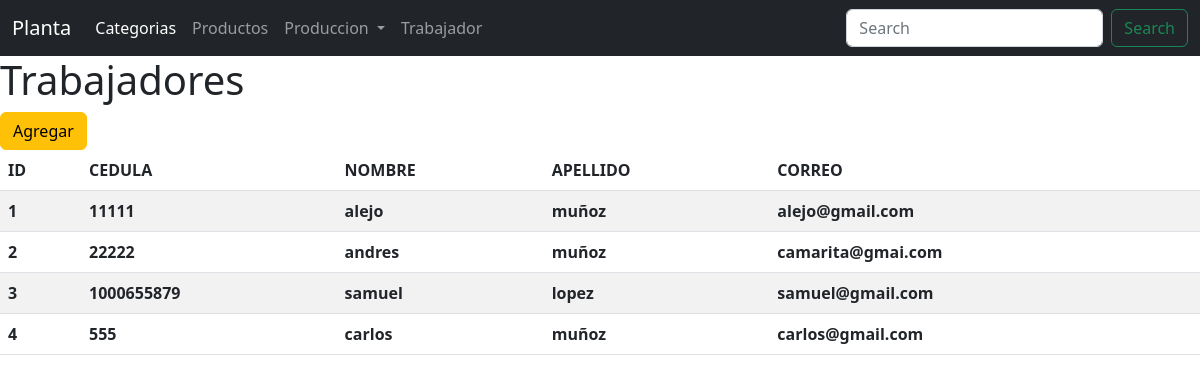
The page /planta/trabajadores/ on the database as committed earlier.
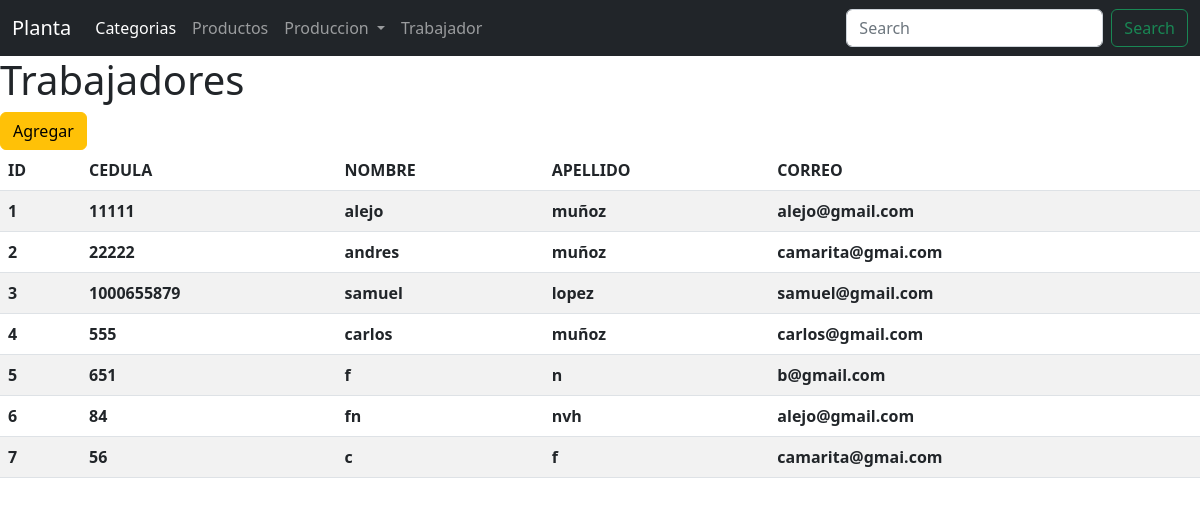
The same page on the database as committed later.
### planta/models.py (models this page shows, shortened)
class Trabajador(models.Model):
    cedula = models.IntegerField()
    nombre = models.CharField(max_length= 100)
    apellido = models.CharField(max_length= 100)
    correo = models.EmailField(max_length= 250, null=True, blank=True)
    def __str__(self):
        return f" {self.nombre} {self.apellido}"

### planta/views.py (the view)
def listarTrabajador(request):
    q = Trabajador.objects.all()
    contexto = {'datos': q}
    return render(request, 'planta/trabajador/listar_trabajador.html', contexto)

### planta/templates/planta/trabajador/listar_trabajador.html (shortened to what this page needs)
{% load static %}
<!DOCTYPE html>
<html lang="es">
<head>
    <link href="{% static 'planta/css/bootstrap.min.css' %}" rel="stylesheet">
</head>
<body>
    <nav class="navbar navbar-expand-sm navbar-dark bg-dark">
        <div class="container-fluid">
          <a class="navbar-brand" href="{% url 'planta:index' %}">Planta</a>
          <div class="collapse navbar-collapse" id="navbarSupportedContent">
            <ul class="navbar-nav me-auto mb-2 mb-lg-0">
              <li class="nav-item">
                <a class="nav-link active" aria-current="page" href="#">Categorias</a>
              </li>
              <li class="nav-item">
                <a class="nav-link" href="#">Productos</a>
              </li>
              <li class="nav-item dropdown">
                <a class="nav-link dropdown-toggle" href="#" role="button" data-bs-toggle="dropdown" aria-expanded="false">
                  Produccion
                </a>
              </li>
              <li class="nav-item">
                <a class="nav-link "  href="{% url 'planta:listarTrabajador' %}">Trabajador</a>
              </li>
            </ul>
            <form class="d-flex" role="search">
              <input class="form-control me-2" type="search" placeholder="Search" aria-label="Search">
              <button class="btn btn-outline-success" type="submit">Search</button>
            </form>
          </div>
        </div>
      </nav>
<h1>Trabajadores</h1>
<a class="btn btn-warning" href="{% url 'planta:formularioTrabajador' %}">Agregar</a>
<br>
{%if datos %}
    <table class="table table-striped">
        <thead>
            <tr>
                <th>ID</th>
                <th>CEDULA</th>
                <th>NOMBRE</th>
                <th>APELLIDO</th>
                <th>CORREO</th>
            </tr>
        </thead>
        <tbody>
            {%for t in datos %}
            <tr>
                <th>{{t.id}}</th>
                <th>{{t.cedula}}</th>
                <th>{{t.nombre}}</th>
                <th>{{t.apellido}}</th>
                <th>{{t.correo}}</th>
            </tr>
            {%endfor%}
        </tbody>
    </table>
{%else%}
    No hay datos...
{%endif%}
</body>
</html>

Rows that differ between the two databases and show on the page:
added Trabajador: id "5", cedula "651", nombre "f", apellido "n", correo "b@gmail.com"
added Trabajador: id "6", cedula "84", nombre "fn", apellido "nvh", correo "alejo@gmail.com"
added Trabajador: id "7", cedula "56", nombre "c", apellido "f", correo "camarita@gmai.com"
